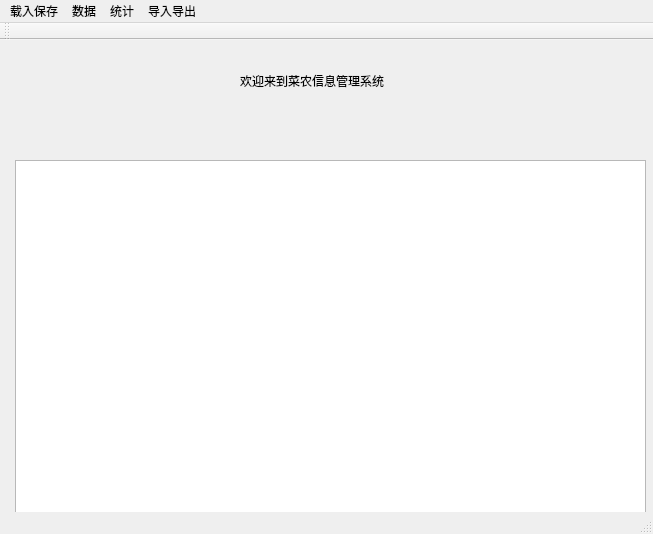
<?xml version="1.0" encoding="UTF-8"?>
<ui version="4.0">
 <class>MainWindow</class>
 <widget class="QMainWindow" name="MainWindow">
  <property name="geometry">
   <rect>
    <x>0</x>
    <y>0</y>
    <width>653</width>
    <height>534</height>
   </rect>
  </property>
  <property name="windowTitle">
   <string>MainWindow</string>
  </property>
  <widget class="QWidget" name="centralWidget">
   <widget class="QLabel" name="label">
    <property name="geometry">
     <rect>
      <x>240</x>
      <y>10</y>
      <width>161</width>
      <height>61</height>
     </rect>
    </property>
    <property name="text">
     <string>欢迎来到菜农信息管理系统</string>
    </property>
   </widget>
   <widget class="QTableView" name="tableView">
    <property name="geometry">
     <rect>
      <x>15</x>
      <y>120</y>
      <width>631</width>
      <height>361</height>
     </rect>
    </property>
   </widget>
  </widget>
  <widget class="QMenuBar" name="menuBar">
   <property name="geometry">
    <rect>
     <x>0</x>
     <y>0</y>
     <width>653</width>
     <height>23</height>
    </rect>
   </property>
   <widget class="QMenu" name="menu">
    <property name="title">
     <string>载入保存</string>
    </property>
    <addaction name="actioncategory"/>
    <addaction name="actionvegetable"/>
    <addaction name="actionplant"/>
    <addaction name="actionsave"/>
    <addaction name="actionload"/>
   </widget>
   <widget class="QMenu" name="menu_2">
    <property name="title">
     <string>数据</string>
    </property>
    <widget class="QMenu" name="menuSearch">
     <property name="title">
      <string>Search</string>
     </property>
     <addaction name="actionFindCategory"/>
     <addaction name="actionSearchVeg"/>
     <addaction name="actionSearchPlant_2"/>
    </widget>
    <widget class="QMenu" name="menuAdd">
     <property name="title">
      <string>Add</string>
     </property>
     <addaction name="actionAddVeg_2"/>
     <addaction name="actionAddCategory"/>
     <addaction name="actionAddPlant"/>
    </widget>
    <widget class="QMenu" name="menuDelete">
     <property name="title">
      <string>Delete</string>
     </property>
     <addaction name="actionDeleteCategory"/>
     <addaction name="actionDeleteVeg"/>
     <addaction name="actionDeletePlant"/>
    </widget>
    <widget class="QMenu" name="menuEdit">
     <property name="title">
      <string>Edit</string>
     </property>
     <addaction name="actionEditCategory"/>
     <addaction name="actionEditVeg"/>
     <addaction name="actionEditPlant"/>
    </widget>
    <addaction name="menuSearch"/>
    <addaction name="menuAdd"/>
    <addaction name="menuDelete"/>
    <addaction name="menuEdit"/>
   </widget>
   <widget class="QMenu" name="menustatics">
    <property name="title">
     <string>统计</string>
    </property>
    <addaction name="actionstaticVeg"/>
    <addaction name="actionstaticArea"/>
   </widget>
   <widget class="QMenu" name="menuexport">
    <property name="title">
     <string>导入导出</string>
    </property>
    <addaction name="actionImport"/>
    <addaction name="actionExport"/>
    <addaction name="actionExportCategory"/>
    <addaction name="actionExportYear"/>
    <addaction name="actionExportCustom"/>
   </widget>
   <addaction name="menu"/>
   <addaction name="menu_2"/>
   <addaction name="menustatics"/>
   <addaction name="menuexport"/>
  </widget>
  <widget class="QToolBar" name="mainToolBar">
   <attribute name="toolBarArea">
    <enum>TopToolBarArea</enum>
   </attribute>
   <attribute name="toolBarBreak">
    <bool>false</bool>
   </attribute>
  </widget>
  <widget class="QStatusBar" name="statusBar"/>
  <action name="actionStart">
   <property name="text">
    <string>Start</string>
   </property>
  </action>
  <action name="actioncategory">
   <property name="text">
    <string>category</string>
   </property>
  </action>
  <action name="actionvegetable">
   <property name="text">
    <string>vegetable</string>
   </property>
  </action>
  <action name="actionplant">
   <property name="text">
    <string>plant</string>
   </property>
  </action>
  <action name="actionsave">
   <property name="text">
    <string>save</string>
   </property>
  </action>
  <action name="actionAddVeg">
   <property name="text">
    <string>AddVeg</string>
   </property>
  </action>
  <action name="actionFindCategory">
   <property name="text">
    <string>SearchCategory</string>
   </property>
  </action>
  <action name="actionSearchVeg">
   <property name="text">
    <string>SearchVeg</string>
   </property>
  </action>
  <action name="actionDeleteCategory">
   <property name="text">
    <string>DeleteCategory</string>
   </property>
  </action>
  <action name="actionAddVeg_2">
   <property name="text">
    <string>AddVeg</string>
   </property>
  </action>
  <action name="actionSearchPlant_2">
   <property name="text">
    <string>SearchPlant</string>
   </property>
  </action>
  <action name="actionAddCategory">
   <property name="text">
    <string>AddCategory</string>
   </property>
  </action>
  <action name="actionAddPlant">
   <property name="text">
    <string>AddPlant</string>
   </property>
  </action>
  <action name="actionDeleteVeg">
   <property name="text">
    <string>DeleteVeg</string>
   </property>
  </action>
  <action name="actionDeletePlant">
   <property name="text">
    <string>DeletePlant</string>
   </property>
  </action>
  <action name="actionEditCategory">
   <property name="text">
    <string>EditCategory</string>
   </property>
  </action>
  <action name="actionEditVeg">
   <property name="text">
    <string>EditVeg</string>
   </property>
  </action>
  <action name="actionEditPlant">
   <property name="text">
    <string>EditPlant</string>
   </property>
  </action>
  <action name="actionstaticVeg">
   <property name="text">
    <string>staticVeg</string>
   </property>
  </action>
  <action name="actionstaticArea">
   <property name="text">
    <string>staticArea</string>
   </property>
  </action>
  <action name="actionImport">
   <property name="text">
    <string>Import</string>
   </property>
  </action>
  <action name="actionload">
   <property name="text">
    <string>load</string>
   </property>
  </action>
  <action name="actionExport">
   <property name="text">
    <string>Export</string>
   </property>
  </action>
  <action name="actionExportCategory">
   <property name="text">
    <string>ExportCategory</string>
   </property>
  </action>
  <action name="actionExportYear">
   <property name="text">
    <string>ExportYear</string>
   </property>
  </action>
  <action name="actionExportCustom">
   <property name="text">
    <string>ExportCustom</string>
   </property>
  </action>
 </widget>
 <layoutdefault spacing="6" margin="11"/>
 <resources/>
 <connections/>
 <slots>
  <slot>on_actionCategoryDisplay_triggered()</slot>
 </slots>
</ui>
